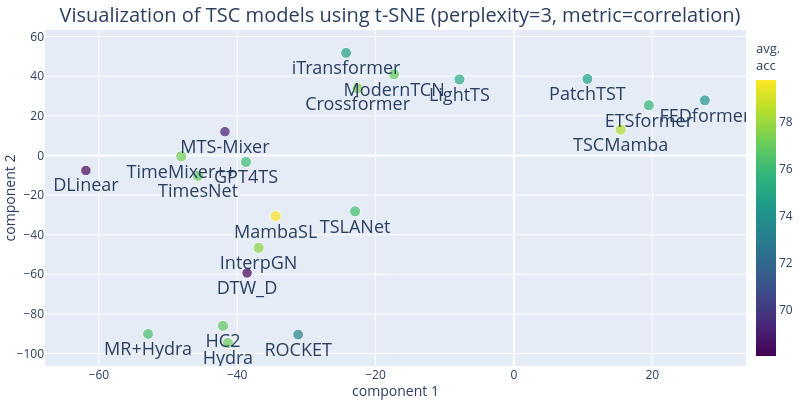
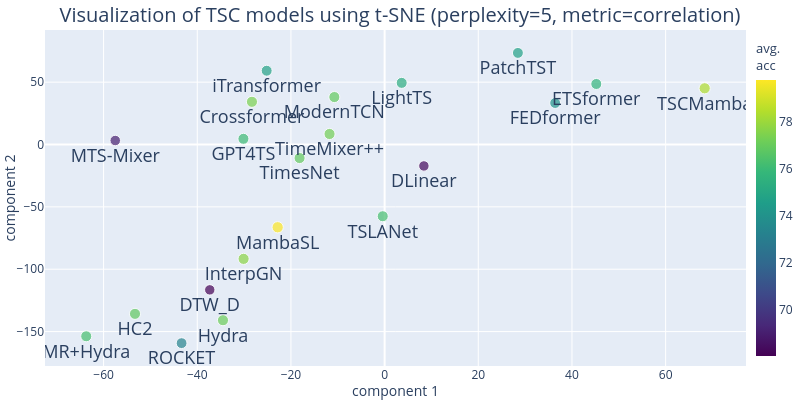
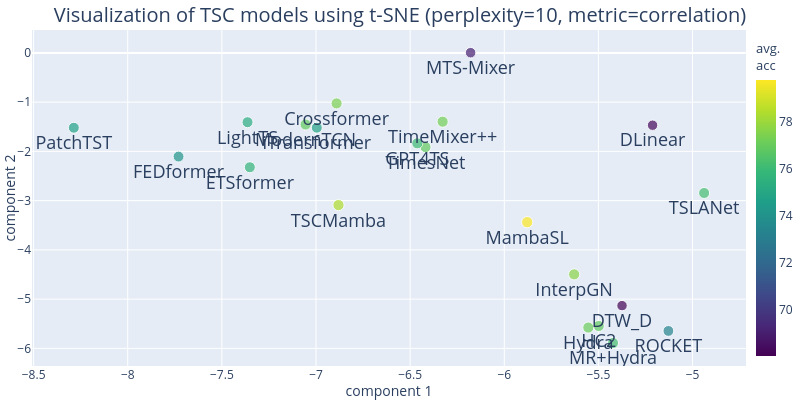

Write notebook code for charts like these, in order.
### Code cell
for i, p in enumerate([3,5,10]): 
    # t-SNE fitting
    tsne = TSNE(n_components=2, perplexity=p, metric="correlation",
                max_iter=int(1e6), random_state=0) 
    X_tsne = tsne.fit_transform(df)

    # t-SNE visualization DataFrame
    df_tsne = pd.DataFrame(X_tsne, columns=['x', 'y'])
    df_tsne['model'] = df.index
    df_tsne['acc'] = df.mean(axis=1).values

    fig = px.scatter(df_tsne, x='x', y='y', text='model', 
                    labels={'x': 'component 1', 'y': 'component 2'},
                    color='acc',
                    color_continuous_scale=px.colors.sequential.Viridis,
                    size='acc',
                    size_max=8,
                    opacity=0.7)
    # fig size
    fig.update_layout(width=800, height=400)
    # title
    fig.update_layout(title=f'Visualization of TSC models using t-SNE (perplexity={p}, metric=correlation)', 
                        title_x=0.5,  # center the title
                        title_y=0.98,
                        title_font=dict(size=20))
    # tight layout
    fig.update_layout(
        coloraxis_colorbar=dict(
            title="avg.<br>acc",
            title_font=dict(size=13),
            tickmode="array",
            tickvals=list(range(70,80,2)),
            lenmode="fraction",
            thickness=20,
            len=1,
            yanchor="middle",
            y=0.5,
            xanchor="left",
            x=1.0,
        ),
    )
    fig.update_layout(margin=dict(l=0, r=0, t=30, b=15))
    fig.update_xaxes(title_standoff=7)
    fig.update_yaxes(title_standoff=7)

    # text size
    fig.update_traces(textfont_size=18)
    fig.update_traces(textposition='bottom center')
    fig.update_layout(showlegend=False)
    fig.show()

    # save the figure
    write_image(fig, f'figures_tmp/tsne_perplexity_{p}.pdf', width=800, height=400, scale=2, format='pdf')

### Figure 1 — Plotly figure (JSON) as saved in the notebook; plotly's stock layout.template omitted (floating-point values rounded to 4 significant figures)
{"data": [{"hovertemplate": "component 1=%{x}<br>component 2=%{y}<br>acc=%{marker.color}<br>model=%{text}<extra></extra>", "legendgroup": "", "marker": {"color": [68.02, 73.31, 76.87, 77.12, 76.32, 68.25, 75.31, 69.0, 76.92, 76.94, 76.26, 77.28, 74.13, 75.72, 77.43, 74.73, 76.06, 74.8, 77.7, 78.4, 79.8], "coloraxis": "coloraxis", "opacity": 0.7, "size": [68.02, 73.31, 76.87, 77.12, 76.32, 68.25, 75.31, 69.0, 76.92, 76.94, 76.26, 77.28, 74.13, 75.72, 77.43, 74.73, 76.06, 74.8, 77.7, 78.4, 79.8], "sizemode": "area", "sizeref": 1.247, "symbol": "circle"}, "mode": "markers+text", "name": "", "orientation": "v", "showlegend": false, "text": ["DTW_D", "ROCKET", "HC2", "Hydra", "MR+Hydra", "DLinear", "LightTS", "MTS-Mixer", "TimesNet", "ModernTCN", "TSLANet", "TimeMixer++", "FEDformer", "ETSformer", "Crossformer", "PatchTST", "GPT4TS", "iTransformer", "InterpGN", "TSCMamba", "MambaSL"], "textfont": {"size": 18}, "textposition": "bottom center", "type": "scatter", "x": [-38.57, -31.19, -42.05, -41.35, -52.88, -61.87, -7.873, -41.77, -45.66, -17.32, -22.96, -48.09, 27.6, 19.5, -22.59, 10.63, -38.72, -24.26, -36.9, 15.42, -34.43], "xaxis": "x", "y": [-59.32, -90.42, -86.02, -94.67, -90.12, -7.587, 38.34, 11.98, -10.31, 40.95, -28.22, -0.4695, 27.81, 25.31, 33.87, 38.59, -3.332, 51.72, -46.63, 13.0, -30.64], "yaxis": "y"}], "layout": {"coloraxis": {"colorbar": {"len": 1, "lenmode": "fraction", "thickness": 20, "tickmode": "array", "tickvals": [70, 72, 74, 76, 78], "title": {"font": {"size": 13}, "text": "avg.<br>acc"}, "x": 1, "xanchor": "left", "y": 0.5, "yanchor": "middle"}, "colorscale": [[0, "#440154"], [0.1111, "#482878"], [0.2222, "#3e4989"], [0.3333, "#31688e"], [0.4444, "#26828e"], [0.5556, "#1f9e89"], [0.6667, "#35b779"], [0.7778, "#6ece58"], [0.8889, "#b5de2b"], [1, "#fde725"]]}, "height": 400, "legend": {"itemsizing": "constant", "tracegroupgap": 0}, "margin": {"b": 15, "l": 0, "r": 0, "t": 30}, "showlegend": false, "title": {"font": {"size": 20}, "text": "Visualization of TSC models using t-SNE (perplexity=3, metric=correlation)", "x": 0.5, "y": 0.98}, "width": 800, "xaxis": {"anchor": "y", "domain": [0, 1], "title": {"standoff": 7, "text": "component 1"}}, "yaxis": {"anchor": "x", "domain": [0, 1], "title": {"standoff": 7, "text": "component 2"}}}}

### Figure 2 — Plotly figure (JSON) as saved in the notebook; plotly's stock layout.template omitted (floating-point values rounded to 4 significant figures)
{"data": [{"hovertemplate": "component 1=%{x}<br>component 2=%{y}<br>acc=%{marker.color}<br>model=%{text}<extra></extra>", "legendgroup": "", "marker": {"color": [68.02, 73.31, 76.87, 77.12, 76.32, 68.25, 75.31, 69.0, 76.92, 76.94, 76.26, 77.28, 74.13, 75.72, 77.43, 74.73, 76.06, 74.8, 77.7, 78.4, 79.8], "coloraxis": "coloraxis", "opacity": 0.7, "size": [68.02, 73.31, 76.87, 77.12, 76.32, 68.25, 75.31, 69.0, 76.92, 76.94, 76.26, 77.28, 74.13, 75.72, 77.43, 74.73, 76.06, 74.8, 77.7, 78.4, 79.8], "sizemode": "area", "sizeref": 1.247, "symbol": "circle"}, "mode": "markers+text", "name": "", "orientation": "v", "showlegend": false, "text": ["DTW_D", "ROCKET", "HC2", "Hydra", "MR+Hydra", "DLinear", "LightTS", "MTS-Mixer", "TimesNet", "ModernTCN", "TSLANet", "TimeMixer++", "FEDformer", "ETSformer", "Crossformer", "PatchTST", "GPT4TS", "iTransformer", "InterpGN", "TSCMamba", "MambaSL"], "textfont": {"size": 18}, "textposition": "bottom center", "type": "scatter", "x": [-37.33, -43.35, -53.29, -34.51, -63.7, 8.387, 3.648, -57.51, -18.16, -10.73, -0.4027, -11.76, 36.41, 45.2, -28.32, 28.46, -30.14, -25.18, -30.11, 68.34, -22.83], "xaxis": "x", "y": [-116.5, -159.3, -135.8, -140.9, -153.8, -17.18, 49.45, 3.199, -10.85, 38.06, -57.52, 8.444, 33.29, 48.55, 34.24, 73.46, 4.573, 59.18, -91.69, 45.09, -66.36], "yaxis": "y"}], "layout": {"coloraxis": {"colorbar": {"len": 1, "lenmode": "fraction", "thickness": 20, "tickmode": "array", "tickvals": [70, 72, 74, 76, 78], "title": {"font": {"size": 13}, "text": "avg.<br>acc"}, "x": 1, "xanchor": "left", "y": 0.5, "yanchor": "middle"}, "colorscale": [[0, "#440154"], [0.1111, "#482878"], [0.2222, "#3e4989"], [0.3333, "#31688e"], [0.4444, "#26828e"], [0.5556, "#1f9e89"], [0.6667, "#35b779"], [0.7778, "#6ece58"], [0.8889, "#b5de2b"], [1, "#fde725"]]}, "height": 400, "legend": {"itemsizing": "constant", "tracegroupgap": 0}, "margin": {"b": 15, "l": 0, "r": 0, "t": 30}, "showlegend": false, "title": {"font": {"size": 20}, "text": "Visualization of TSC models using t-SNE (perplexity=5, metric=correlation)", "x": 0.5, "y": 0.98}, "width": 800, "xaxis": {"anchor": "y", "domain": [0, 1], "title": {"standoff": 7, "text": "component 1"}}, "yaxis": {"anchor": "x", "domain": [0, 1], "title": {"standoff": 7, "text": "component 2"}}}}

### Figure 3 — Plotly figure (JSON) as saved in the notebook; plotly's stock layout.template omitted (floating-point values rounded to 4 significant figures)
{"data": [{"hovertemplate": "component 1=%{x}<br>component 2=%{y}<br>acc=%{marker.color}<br>model=%{text}<extra></extra>", "legendgroup": "", "marker": {"color": [68.02, 73.31, 76.87, 77.12, 76.32, 68.25, 75.31, 69.0, 76.92, 76.94, 76.26, 77.28, 74.13, 75.72, 77.43, 74.73, 76.06, 74.8, 77.7, 78.4, 79.8], "coloraxis": "coloraxis", "opacity": 0.7, "size": [68.02, 73.31, 76.87, 77.12, 76.32, 68.25, 75.31, 69.0, 76.92, 76.94, 76.26, 77.28, 74.13, 75.72, 77.43, 74.73, 76.06, 74.8, 77.7, 78.4, 79.8], "sizemode": "area", "sizeref": 1.247, "symbol": "circle"}, "mode": "markers+text", "name": "", "orientation": "v", "showlegend": false, "text": ["DTW_D", "ROCKET", "HC2", "Hydra", "MR+Hydra", "DLinear", "LightTS", "MTS-Mixer", "TimesNet", "ModernTCN", "TSLANet", "TimeMixer++", "FEDformer", "ETSformer", "Crossformer", "PatchTST", "GPT4TS", "iTransformer", "InterpGN", "TSCMamba", "MambaSL"], "textfont": {"size": 18}, "textposition": "bottom center", "type": "scatter", "x": [-5.374, -5.128, -5.498, -5.553, -5.422, -5.212, -7.364, -6.179, -6.418, -7.055, -4.938, -6.327, -7.73, -7.351, -6.891, -8.286, -6.462, -6.996, -5.629, -6.881, -5.878], "xaxis": "x", "y": [-5.132, -5.646, -5.546, -5.578, -5.891, -1.468, -1.407, 0.004906, -1.913, -1.454, -2.845, -1.396, -2.105, -2.321, -1.026, -1.52, -1.837, -1.519, -4.497, -3.09, -3.437], "yaxis": "y"}], "layout": {"coloraxis": {"colorbar": {"len": 1, "lenmode": "fraction", "thickness": 20, "tickmode": "array", "tickvals": [70, 72, 74, 76, 78], "title": {"font": {"size": 13}, "text": "avg.<br>acc"}, "x": 1, "xanchor": "left", "y": 0.5, "yanchor": "middle"}, "colorscale": [[0, "#440154"], [0.1111, "#482878"], [0.2222, "#3e4989"], [0.3333, "#31688e"], [0.4444, "#26828e"], [0.5556, "#1f9e89"], [0.6667, "#35b779"], [0.7778, "#6ece58"], [0.8889, "#b5de2b"], [1, "#fde725"]]}, "height": 400, "legend": {"itemsizing": "constant", "tracegroupgap": 0}, "margin": {"b": 15, "l": 0, "r": 0, "t": 30}, "showlegend": false, "title": {"font": {"size": 20}, "text": "Visualization of TSC models using t-SNE (perplexity=10, metric=correlation)", "x": 0.5, "y": 0.98}, "width": 800, "xaxis": {"anchor": "y", "domain": [0, 1], "title": {"standoff": 7, "text": "component 1"}}, "yaxis": {"anchor": "x", "domain": [0, 1], "title": {"standoff": 7, "text": "component 2"}}}}
